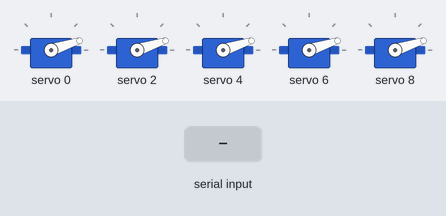
The sketch below on a simulated Arduino Uno, built with avr-gcc and run on an emulated ATmega328P. On the bench: 5 × servo. Inputs (shaded band) come from the test bench.

Above: at 2.8 s.
2.9 s: "1" received over Serial
At 5.5 s:
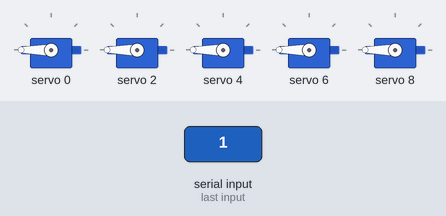
5.9 s: "0" received over Serial
At 6.8 s:
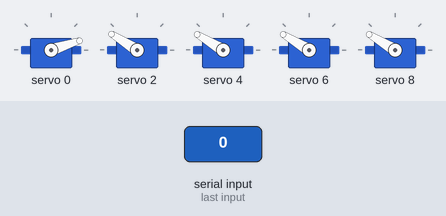
8.9 s: "2" received over Serial
At 10.3 s:
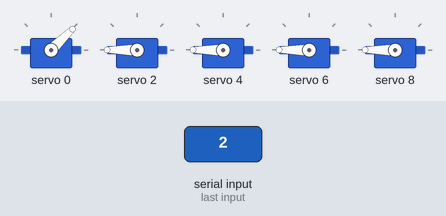
Timing chart, 0 to 12.0 s (numbered marks = the images above; inputs shaded):
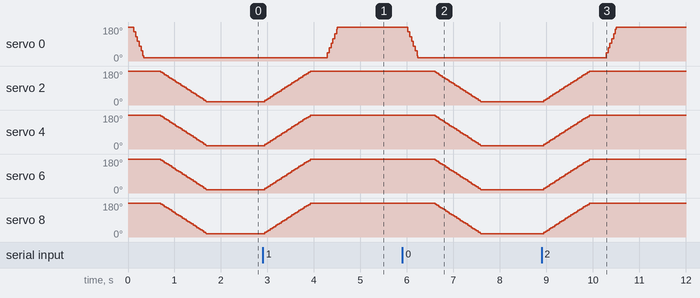

The sketch:

hand_control_using_python.ino
```cpp
#include <Adafruit_PWMServoDriver.h>
//#include <Servo.h>

Adafruit_PWMServoDriver pwm=Adafruit_PWMServoDriver();

char state;  // 신호 상태를 저장할 변수
int prev = 0;  // 중복 동작 방지를 위한 flag
// flag를 사용한 이유는 수축일 때 수축, 이완일 때 이완이 발생하지 않도록 하기 위함, 즉 서로 반대의 신호를 받았을 때만 동작하도록 설계

void setup() {  // 전원 인가 시 초기화 코드
  pwm.begin();  // pwm 모듈은 기본 제공 라이브러리 코드 사용
  pwm.setOscillatorFrequency(27000000);
  pwm.setPWMFreq(50);
  Serial.begin(9600);  // 시리얼 통신
  alltorest(); //for reset, 모터 각도 초기화
}

void loop() {
  if (Serial.available() > 0)  // 시리얼 통신이 가능하면
  {
    state = Serial.read();  // 값 읽어 옴
    if (state == '0')  // 이완 신호를 받았다면
    {
      if (prev == 1)  // 직전 동작이 수축이었을 때
        alltorest();
      prev = 0;  // 직전 동작 상태 이완으로 변경
    }
    else
    {
      if (prev == 0)
        alltomax();
      prev = 1;
    }
  }
}

void alltorest() {  // 손가락 이완
  for(int pulse = 600; pulse >= 150; pulse--)  // 엄지 손가락을 먼저 이완시킨 후
      pwm.setPWM(0,0,pulse);
  for(int pulse = 600; pulse >= 150; pulse--) {  // 나머지 손가락들을 순차적으로 이완
      pwm.setPWM(2,0,pulse);
      pwm.setPWM(4,0,pulse);
      pwm.setPWM(6,0,pulse);
      pwm.setPWM(8,0,pulse);
    }
}

void alltomax() {  // 손가락 수축
  for(int pulse = 150; pulse <= 600; pulse++) {  // 엄지 손가락을 제외한 나머지 손가락들을 순차적으로 수축시킨 후
      pwm.setPWM(2,0,pulse);
      pwm.setPWM(4,0,pulse);
      pwm.setPWM(6,0,pulse);
      pwm.setPWM(8,0,pulse);
    }
  for(int pulse = 150; pulse <= 600; pulse++)  // 엄지 손가락 수축
      pwm.setPWM(0,0,pulse);
}
```

Measured:
- after the input at 2.9 s, servo 0: 18° → 180° after 1.4 s; servo 2, servo 4, servo 6, servo 8: moves from 18° to 180° over 0.98 s, starting at once
- after the input at 5.9 s, servo 0: 180° → 18° after 0.12 s; servo 2, servo 4, servo 6, servo 8: moves from 180° to 18° over 0.98 s, starting after 0.71 s
- after the input at 8.9 s, servo 0: 18° → 180° after 1.4 s; servo 2, servo 4, servo 6, servo 8: moves from 18° to 180° over 0.98 s, starting at once
